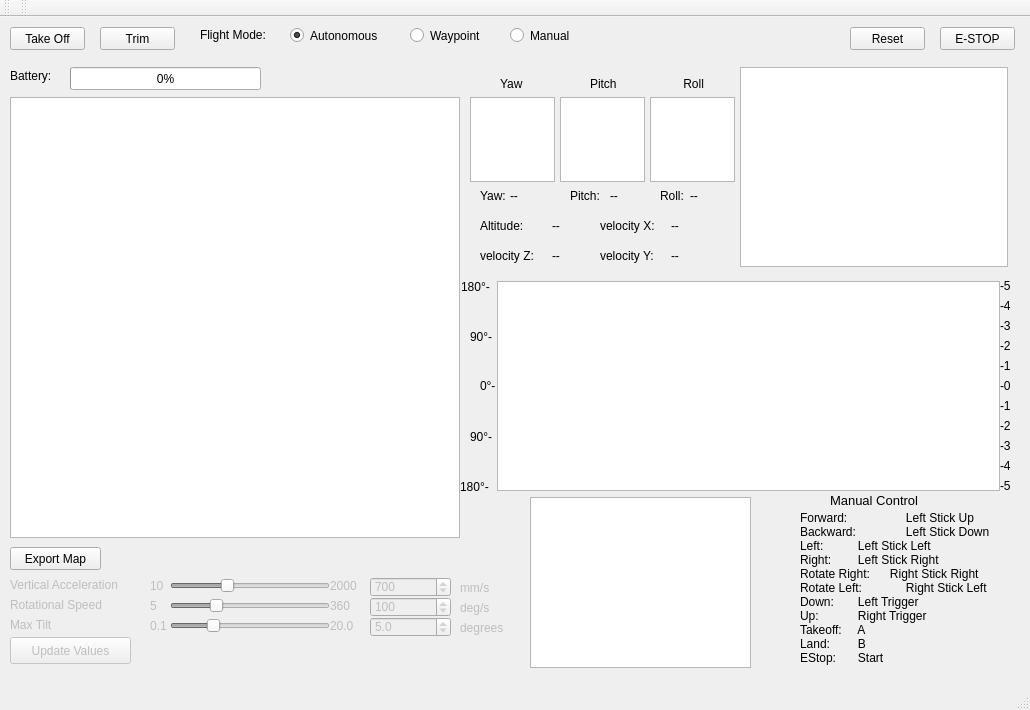
<?xml version="1.0" encoding="UTF-8"?>
<ui version="4.0">
 <class>MainWindow</class>
 <widget class="QMainWindow" name="MainWindow">
  <property name="geometry">
   <rect>
    <x>0</x>
    <y>0</y>
    <width>1030</width>
    <height>710</height>
   </rect>
  </property>
  <property name="windowTitle">
   <string>Drone</string>
  </property>
  <widget class="QWidget" name="centralWidget">
   <widget class="QPushButton" name="pushButton_3">
    <property name="geometry">
     <rect>
      <x>940</x>
      <y>10</y>
      <width>75</width>
      <height>23</height>
     </rect>
    </property>
    <property name="text">
     <string>E-STOP</string>
    </property>
   </widget>
   <widget class="QPushButton" name="pushButton">
    <property name="geometry">
     <rect>
      <x>10</x>
      <y>10</y>
      <width>75</width>
      <height>23</height>
     </rect>
    </property>
    <property name="text">
     <string>Take Off</string>
    </property>
    <property name="checkable">
     <bool>false</bool>
    </property>
    <property name="checked">
     <bool>false</bool>
    </property>
    <property name="autoExclusive">
     <bool>false</bool>
    </property>
    <property name="autoDefault">
     <bool>false</bool>
    </property>
    <property name="default">
     <bool>false</bool>
    </property>
    <property name="flat">
     <bool>false</bool>
    </property>
   </widget>
   <widget class="QRadioButton" name="radAutonomous">
    <property name="geometry">
     <rect>
      <x>290</x>
      <y>10</y>
      <width>111</width>
      <height>17</height>
     </rect>
    </property>
    <property name="text">
     <string>Autonomous</string>
    </property>
    <property name="checked">
     <bool>true</bool>
    </property>
    <attribute name="buttonGroup">
     <string>modeButtonGroup</string>
    </attribute>
   </widget>
   <widget class="QRadioButton" name="radWaypoint">
    <property name="geometry">
     <rect>
      <x>410</x>
      <y>10</y>
      <width>91</width>
      <height>17</height>
     </rect>
    </property>
    <property name="text">
     <string>Waypoint</string>
    </property>
    <attribute name="buttonGroup">
     <string>modeButtonGroup</string>
    </attribute>
   </widget>
   <widget class="QRadioButton" name="radManual">
    <property name="geometry">
     <rect>
      <x>510</x>
      <y>10</y>
      <width>91</width>
      <height>17</height>
     </rect>
    </property>
    <property name="text">
     <string>Manual</string>
    </property>
    <attribute name="buttonGroup">
     <string>modeButtonGroup</string>
    </attribute>
   </widget>
   <widget class="QLabel" name="label_46">
    <property name="geometry">
     <rect>
      <x>200</x>
      <y>10</y>
      <width>81</width>
      <height>16</height>
     </rect>
    </property>
    <property name="text">
     <string>Flight Mode:</string>
    </property>
   </widget>
   <widget class="QPushButton" name="trimPushButton">
    <property name="geometry">
     <rect>
      <x>100</x>
      <y>10</y>
      <width>75</width>
      <height>23</height>
     </rect>
    </property>
    <property name="text">
     <string>Trim</string>
    </property>
    <property name="checkable">
     <bool>false</bool>
    </property>
    <property name="checked">
     <bool>false</bool>
    </property>
    <property name="autoExclusive">
     <bool>false</bool>
    </property>
    <property name="autoDefault">
     <bool>false</bool>
    </property>
    <property name="default">
     <bool>false</bool>
    </property>
    <property name="flat">
     <bool>false</bool>
    </property>
   </widget>
   <widget class="QPushButton" name="resetButton">
    <property name="geometry">
     <rect>
      <x>850</x>
      <y>10</y>
      <width>75</width>
      <height>23</height>
     </rect>
    </property>
    <property name="text">
     <string>Reset</string>
    </property>
   </widget>
   <widget class="QLabel" name="label_176">
    <property name="geometry">
     <rect>
      <x>10</x>
      <y>50</y>
      <width>62</width>
      <height>17</height>
     </rect>
    </property>
    <property name="text">
     <string>Battery:</string>
    </property>
   </widget>
   <widget class="QProgressBar" name="batteryLevel">
    <property name="geometry">
     <rect>
      <x>70</x>
      <y>50</y>
      <width>191</width>
      <height>23</height>
     </rect>
    </property>
    <property name="value">
     <number>0</number>
    </property>
    <property name="textVisible">
     <bool>true</bool>
    </property>
   </widget>
   <widget class="QLabel" name="label_6">
    <property name="enabled">
     <bool>false</bool>
    </property>
    <property name="geometry">
     <rect>
      <x>460</x>
      <y>560</y>
      <width>51</width>
      <height>21</height>
     </rect>
    </property>
    <property name="text">
     <string>mm/s</string>
    </property>
   </widget>
   <widget class="QSlider" name="verticalAccelerationSlider">
    <property name="enabled">
     <bool>false</bool>
    </property>
    <property name="geometry">
     <rect>
      <x>170</x>
      <y>560</y>
      <width>160</width>
      <height>18</height>
     </rect>
    </property>
    <property name="minimum">
     <number>10</number>
    </property>
    <property name="maximum">
     <number>2000</number>
    </property>
    <property name="value">
     <number>700</number>
    </property>
    <property name="orientation">
     <enum>Qt::Horizontal</enum>
    </property>
   </widget>
   <widget class="QLabel" name="label">
    <property name="enabled">
     <bool>false</bool>
    </property>
    <property name="geometry">
     <rect>
      <x>10</x>
      <y>560</y>
      <width>141</width>
      <height>16</height>
     </rect>
    </property>
    <property name="text">
     <string>Vertical Acceleration</string>
    </property>
   </widget>
   <widget class="QLabel" name="label_7">
    <property name="enabled">
     <bool>false</bool>
    </property>
    <property name="geometry">
     <rect>
      <x>460</x>
      <y>580</y>
      <width>46</width>
      <height>21</height>
     </rect>
    </property>
    <property name="text">
     <string>deg/s</string>
    </property>
   </widget>
   <widget class="QPushButton" name="setMaxValues">
    <property name="enabled">
     <bool>false</bool>
    </property>
    <property name="geometry">
     <rect>
      <x>10</x>
      <y>620</y>
      <width>121</width>
      <height>27</height>
     </rect>
    </property>
    <property name="text">
     <string>Update Values</string>
    </property>
   </widget>
   <widget class="QSlider" name="maxTiltSlider">
    <property name="enabled">
     <bool>false</bool>
    </property>
    <property name="geometry">
     <rect>
      <x>170</x>
      <y>600</y>
      <width>160</width>
      <height>18</height>
     </rect>
    </property>
    <property name="minimum">
     <number>1</number>
    </property>
    <property name="maximum">
     <number>200</number>
    </property>
    <property name="value">
     <number>50</number>
    </property>
    <property name="orientation">
     <enum>Qt::Horizontal</enum>
    </property>
   </widget>
   <widget class="QSpinBox" name="spinBox_4">
    <property name="enabled">
     <bool>false</bool>
    </property>
    <property name="geometry">
     <rect>
      <x>370</x>
      <y>580</y>
      <width>81</width>
      <height>20</height>
     </rect>
    </property>
    <property name="minimum">
     <number>5</number>
    </property>
    <property name="maximum">
     <number>360</number>
    </property>
    <property name="value">
     <number>100</number>
    </property>
   </widget>
   <widget class="QLabel" name="label_52">
    <property name="enabled">
     <bool>false</bool>
    </property>
    <property name="geometry">
     <rect>
      <x>150</x>
      <y>600</y>
      <width>21</width>
      <height>17</height>
     </rect>
    </property>
    <property name="text">
     <string>0.1</string>
    </property>
   </widget>
   <widget class="QLabel" name="label_3">
    <property name="enabled">
     <bool>false</bool>
    </property>
    <property name="geometry">
     <rect>
      <x>10</x>
      <y>600</y>
      <width>81</width>
      <height>16</height>
     </rect>
    </property>
    <property name="text">
     <string>Max Tilt</string>
    </property>
   </widget>
   <widget class="QLabel" name="label_8">
    <property name="enabled">
     <bool>false</bool>
    </property>
    <property name="geometry">
     <rect>
      <x>460</x>
      <y>600</y>
      <width>46</width>
      <height>21</height>
     </rect>
    </property>
    <property name="text">
     <string>degrees</string>
    </property>
   </widget>
   <widget class="QLabel" name="label_2">
    <property name="enabled">
     <bool>false</bool>
    </property>
    <property name="geometry">
     <rect>
      <x>10</x>
      <y>580</y>
      <width>121</width>
      <height>16</height>
     </rect>
    </property>
    <property name="text">
     <string>Rotational Speed</string>
    </property>
   </widget>
   <widget class="QLabel" name="label_53">
    <property name="enabled">
     <bool>false</bool>
    </property>
    <property name="geometry">
     <rect>
      <x>330</x>
      <y>580</y>
      <width>31</width>
      <height>17</height>
     </rect>
    </property>
    <property name="text">
     <string>360</string>
    </property>
   </widget>
   <widget class="QSpinBox" name="spinBox">
    <property name="enabled">
     <bool>false</bool>
    </property>
    <property name="geometry">
     <rect>
      <x>370</x>
      <y>560</y>
      <width>81</width>
      <height>20</height>
     </rect>
    </property>
    <property name="minimum">
     <number>10</number>
    </property>
    <property name="maximum">
     <number>2000</number>
    </property>
    <property name="value">
     <number>700</number>
    </property>
   </widget>
   <widget class="QDoubleSpinBox" name="doubleSpinBox_2">
    <property name="enabled">
     <bool>false</bool>
    </property>
    <property name="geometry">
     <rect>
      <x>370</x>
      <y>600</y>
      <width>81</width>
      <height>20</height>
     </rect>
    </property>
    <property name="decimals">
     <number>1</number>
    </property>
    <property name="minimum">
     <double>0.100000000000000</double>
    </property>
    <property name="maximum">
     <double>20.000000000000000</double>
    </property>
    <property name="singleStep">
     <double>0.100000000000000</double>
    </property>
    <property name="value">
     <double>5.000000000000000</double>
    </property>
   </widget>
   <widget class="QLabel" name="label_49">
    <property name="enabled">
     <bool>false</bool>
    </property>
    <property name="geometry">
     <rect>
      <x>150</x>
      <y>560</y>
      <width>21</width>
      <height>17</height>
     </rect>
    </property>
    <property name="text">
     <string>10</string>
    </property>
   </widget>
   <widget class="QLabel" name="label_50">
    <property name="enabled">
     <bool>false</bool>
    </property>
    <property name="geometry">
     <rect>
      <x>330</x>
      <y>560</y>
      <width>41</width>
      <height>17</height>
     </rect>
    </property>
    <property name="text">
     <string>2000</string>
    </property>
   </widget>
   <widget class="QLabel" name="label_54">
    <property name="enabled">
     <bool>false</bool>
    </property>
    <property name="geometry">
     <rect>
      <x>330</x>
      <y>600</y>
      <width>31</width>
      <height>17</height>
     </rect>
    </property>
    <property name="text">
     <string>20.0</string>
    </property>
   </widget>
   <widget class="QLabel" name="label_51">
    <property name="enabled">
     <bool>false</bool>
    </property>
    <property name="geometry">
     <rect>
      <x>150</x>
      <y>580</y>
      <width>16</width>
      <height>17</height>
     </rect>
    </property>
    <property name="text">
     <string>5</string>
    </property>
   </widget>
   <widget class="QSlider" name="rotationalSpeedSlider">
    <property name="enabled">
     <bool>false</bool>
    </property>
    <property name="geometry">
     <rect>
      <x>170</x>
      <y>580</y>
      <width>160</width>
      <height>18</height>
     </rect>
    </property>
    <property name="minimum">
     <number>5</number>
    </property>
    <property name="maximum">
     <number>360</number>
    </property>
    <property name="value">
     <number>100</number>
    </property>
    <property name="orientation">
     <enum>Qt::Horizontal</enum>
    </property>
   </widget>
   <widget class="QGraphicsView" name="graphicsView_5">
    <property name="geometry">
     <rect>
      <x>470</x>
      <y>80</y>
      <width>85</width>
      <height>85</height>
     </rect>
    </property>
   </widget>
   <widget class="QLabel" name="vZ">
    <property name="geometry">
     <rect>
      <x>552</x>
      <y>230</y>
      <width>62</width>
      <height>17</height>
     </rect>
    </property>
    <property name="text">
     <string>--</string>
    </property>
   </widget>
   <widget class="QLabel" name="label_59">
    <property name="geometry">
     <rect>
      <x>600</x>
      <y>230</y>
      <width>71</width>
      <height>17</height>
     </rect>
    </property>
    <property name="text">
     <string>velocity Y:</string>
    </property>
   </widget>
   <widget class="QGraphicsView" name="Map">
    <property name="geometry">
     <rect>
      <x>10</x>
      <y>80</y>
      <width>450</width>
      <height>441</height>
     </rect>
    </property>
    <property name="verticalScrollBarPolicy">
     <enum>Qt::ScrollBarAlwaysOff</enum>
    </property>
    <property name="horizontalScrollBarPolicy">
     <enum>Qt::ScrollBarAlwaysOff</enum>
    </property>
   </widget>
   <widget class="QGraphicsView" name="DownVideo">
    <property name="geometry">
     <rect>
      <x>740</x>
      <y>50</y>
      <width>268</width>
      <height>200</height>
     </rect>
    </property>
    <property name="sizePolicy">
     <sizepolicy hsizetype="Expanding" vsizetype="Expanding">
      <horstretch>0</horstretch>
      <verstretch>0</verstretch>
     </sizepolicy>
    </property>
    <property name="verticalScrollBarPolicy">
     <enum>Qt::ScrollBarAlwaysOff</enum>
    </property>
    <property name="horizontalScrollBarPolicy">
     <enum>Qt::ScrollBarAlwaysOff</enum>
    </property>
   </widget>
   <widget class="QLabel" name="label_57">
    <property name="geometry">
     <rect>
      <x>480</x>
      <y>230</y>
      <width>71</width>
      <height>17</height>
     </rect>
    </property>
    <property name="text">
     <string>velocity Z:</string>
    </property>
   </widget>
   <widget class="QLabel" name="label_17">
    <property name="geometry">
     <rect>
      <x>500</x>
      <y>60</y>
      <width>46</width>
      <height>13</height>
     </rect>
    </property>
    <property name="text">
     <string>Yaw</string>
    </property>
   </widget>
   <widget class="QLabel" name="label_47">
    <property name="geometry">
     <rect>
      <x>660</x>
      <y>170</y>
      <width>62</width>
      <height>17</height>
     </rect>
    </property>
    <property name="text">
     <string>Roll:</string>
    </property>
   </widget>
   <widget class="QLabel" name="label_58">
    <property name="geometry">
     <rect>
      <x>600</x>
      <y>200</y>
      <width>71</width>
      <height>17</height>
     </rect>
    </property>
    <property name="text">
     <string>velocity X:</string>
    </property>
   </widget>
   <widget class="QGraphicsView" name="graphicsView_4">
    <property name="geometry">
     <rect>
      <x>560</x>
      <y>80</y>
      <width>85</width>
      <height>85</height>
     </rect>
    </property>
   </widget>
   <widget class="QLabel" name="label_48">
    <property name="geometry">
     <rect>
      <x>570</x>
      <y>170</y>
      <width>62</width>
      <height>17</height>
     </rect>
    </property>
    <property name="text">
     <string>Pitch:</string>
    </property>
   </widget>
   <widget class="QLabel" name="Altitude">
    <property name="geometry">
     <rect>
      <x>552</x>
      <y>200</y>
      <width>62</width>
      <height>17</height>
     </rect>
    </property>
    <property name="text">
     <string>--</string>
    </property>
   </widget>
   <widget class="QLabel" name="Pitch">
    <property name="geometry">
     <rect>
      <x>610</x>
      <y>170</y>
      <width>62</width>
      <height>17</height>
     </rect>
    </property>
    <property name="text">
     <string>--</string>
    </property>
   </widget>
   <widget class="QLabel" name="vY">
    <property name="geometry">
     <rect>
      <x>671</x>
      <y>230</y>
      <width>62</width>
      <height>17</height>
     </rect>
    </property>
    <property name="text">
     <string>--</string>
    </property>
   </widget>
   <widget class="QLabel" name="label_4">
    <property name="geometry">
     <rect>
      <x>680</x>
      <y>60</y>
      <width>46</width>
      <height>13</height>
     </rect>
    </property>
    <property name="text">
     <string> Roll</string>
    </property>
   </widget>
   <widget class="QGraphicsView" name="graphicsView_3">
    <property name="geometry">
     <rect>
      <x>650</x>
      <y>80</y>
      <width>85</width>
      <height>85</height>
     </rect>
    </property>
   </widget>
   <widget class="QLabel" name="label_5">
    <property name="geometry">
     <rect>
      <x>590</x>
      <y>60</y>
      <width>46</width>
      <height>13</height>
     </rect>
    </property>
    <property name="text">
     <string>Pitch</string>
    </property>
   </widget>
   <widget class="QLabel" name="vX">
    <property name="geometry">
     <rect>
      <x>671</x>
      <y>200</y>
      <width>62</width>
      <height>17</height>
     </rect>
    </property>
    <property name="text">
     <string>--</string>
    </property>
   </widget>
   <widget class="QPushButton" name="exportMap">
    <property name="geometry">
     <rect>
      <x>10</x>
      <y>530</y>
      <width>91</width>
      <height>23</height>
     </rect>
    </property>
    <property name="text">
     <string>Export Map</string>
    </property>
    <property name="checkable">
     <bool>false</bool>
    </property>
    <property name="checked">
     <bool>false</bool>
    </property>
    <property name="autoExclusive">
     <bool>false</bool>
    </property>
    <property name="autoDefault">
     <bool>false</bool>
    </property>
    <property name="default">
     <bool>false</bool>
    </property>
    <property name="flat">
     <bool>false</bool>
    </property>
   </widget>
   <widget class="QLabel" name="Roll">
    <property name="geometry">
     <rect>
      <x>690</x>
      <y>170</y>
      <width>62</width>
      <height>17</height>
     </rect>
    </property>
    <property name="text">
     <string>--</string>
    </property>
   </widget>
   <widget class="QLabel" name="label_56">
    <property name="geometry">
     <rect>
      <x>480</x>
      <y>200</y>
      <width>62</width>
      <height>17</height>
     </rect>
    </property>
    <property name="text">
     <string>Altitude:</string>
    </property>
   </widget>
   <widget class="QLabel" name="Yaw">
    <property name="geometry">
     <rect>
      <x>510</x>
      <y>170</y>
      <width>31</width>
      <height>17</height>
     </rect>
    </property>
    <property name="text">
     <string>--</string>
    </property>
   </widget>
   <widget class="QLabel" name="label_30">
    <property name="geometry">
     <rect>
      <x>480</x>
      <y>170</y>
      <width>62</width>
      <height>17</height>
     </rect>
    </property>
    <property name="text">
     <string>Yaw:</string>
    </property>
   </widget>
   <widget class="QGraphicsView" name="graphicsView">
    <property name="geometry">
     <rect>
      <x>497</x>
      <y>264</y>
      <width>503</width>
      <height>210</height>
     </rect>
    </property>
   </widget>
   <widget class="QLabel" name="label_9">
    <property name="geometry">
     <rect>
      <x>830</x>
      <y>475</y>
      <width>111</width>
      <height>17</height>
     </rect>
    </property>
    <property name="font">
     <font>
      <pointsize>10</pointsize>
     </font>
    </property>
    <property name="text">
     <string>Manual Control</string>
    </property>
   </widget>
   <widget class="QLabel" name="label_10">
    <property name="geometry">
     <rect>
      <x>1000</x>
      <y>360</y>
      <width>21</width>
      <height>17</height>
     </rect>
    </property>
    <property name="text">
     <string>-0</string>
    </property>
   </widget>
   <widget class="QLabel" name="label_11">
    <property name="geometry">
     <rect>
      <x>1000</x>
      <y>340</y>
      <width>21</width>
      <height>17</height>
     </rect>
    </property>
    <property name="text">
     <string>-1</string>
    </property>
   </widget>
   <widget class="QLabel" name="label_12">
    <property name="geometry">
     <rect>
      <x>1000</x>
      <y>320</y>
      <width>21</width>
      <height>17</height>
     </rect>
    </property>
    <property name="text">
     <string>-2</string>
    </property>
   </widget>
   <widget class="QLabel" name="label_13">
    <property name="geometry">
     <rect>
      <x>1000</x>
      <y>300</y>
      <width>21</width>
      <height>17</height>
     </rect>
    </property>
    <property name="text">
     <string>-3</string>
    </property>
   </widget>
   <widget class="QLabel" name="label_14">
    <property name="geometry">
     <rect>
      <x>1000</x>
      <y>280</y>
      <width>21</width>
      <height>17</height>
     </rect>
    </property>
    <property name="text">
     <string>-4</string>
    </property>
   </widget>
   <widget class="QLabel" name="label_15">
    <property name="geometry">
     <rect>
      <x>1000</x>
      <y>260</y>
      <width>21</width>
      <height>17</height>
     </rect>
    </property>
    <property name="text">
     <string>-5</string>
    </property>
   </widget>
   <widget class="QLabel" name="label_16">
    <property name="geometry">
     <rect>
      <x>1000</x>
      <y>460</y>
      <width>21</width>
      <height>17</height>
     </rect>
    </property>
    <property name="text">
     <string>-5</string>
    </property>
   </widget>
   <widget class="QLabel" name="label_18">
    <property name="geometry">
     <rect>
      <x>1000</x>
      <y>440</y>
      <width>21</width>
      <height>17</height>
     </rect>
    </property>
    <property name="text">
     <string>-4</string>
    </property>
   </widget>
   <widget class="QLabel" name="label_19">
    <property name="geometry">
     <rect>
      <x>1000</x>
      <y>420</y>
      <width>21</width>
      <height>17</height>
     </rect>
    </property>
    <property name="text">
     <string>-3</string>
    </property>
   </widget>
   <widget class="QLabel" name="label_20">
    <property name="geometry">
     <rect>
      <x>1000</x>
      <y>400</y>
      <width>21</width>
      <height>17</height>
     </rect>
    </property>
    <property name="text">
     <string>-2</string>
    </property>
   </widget>
   <widget class="QLabel" name="label_22">
    <property name="geometry">
     <rect>
      <x>480</x>
      <y>360</y>
      <width>41</width>
      <height>17</height>
     </rect>
    </property>
    <property name="text">
     <string>0°-</string>
    </property>
   </widget>
   <widget class="QLabel" name="label_21">
    <property name="geometry">
     <rect>
      <x>1000</x>
      <y>380</y>
      <width>21</width>
      <height>17</height>
     </rect>
    </property>
    <property name="text">
     <string>-1</string>
    </property>
   </widget>
   <widget class="QLabel" name="label_24">
    <property name="geometry">
     <rect>
      <x>461</x>
      <y>260</y>
      <width>51</width>
      <height>20</height>
     </rect>
    </property>
    <property name="text">
     <string>180°-</string>
    </property>
   </widget>
   <widget class="QLabel" name="label_25">
    <property name="geometry">
     <rect>
      <x>460</x>
      <y>460</y>
      <width>51</width>
      <height>20</height>
     </rect>
    </property>
    <property name="text">
     <string>180°-</string>
    </property>
   </widget>
   <widget class="QLabel" name="label_26">
    <property name="geometry">
     <rect>
      <x>470</x>
      <y>410</y>
      <width>51</width>
      <height>20</height>
     </rect>
    </property>
    <property name="text">
     <string>90°-</string>
    </property>
   </widget>
   <widget class="QLabel" name="label_27">
    <property name="geometry">
     <rect>
      <x>470</x>
      <y>310</y>
      <width>51</width>
      <height>20</height>
     </rect>
    </property>
    <property name="text">
     <string>90°-</string>
    </property>
   </widget>
   <widget class="QLabel" name="label_23">
    <property name="geometry">
     <rect>
      <x>800</x>
      <y>490</y>
      <width>211</width>
      <height>161</height>
     </rect>
    </property>
    <property name="text">
     <string>Forward: 	   Left Stick Up
Backward:	   Left Stick Down
Left: 	   Left Stick Left
Right:	   Left Stick Right
Rotate Right:      Right Stick Right
Rotate Left: 	   Right Stick Left
Down: 	   Left Trigger
Up: 	   Right Trigger
Takeoff: 	   A
Land: 	   B
EStop: 	   Start</string>
    </property>
   </widget>
   <widget class="QGraphicsView" name="manualControlView">
    <property name="geometry">
     <rect>
      <x>530</x>
      <y>480</y>
      <width>221</width>
      <height>171</height>
     </rect>
    </property>
    <property name="verticalScrollBarPolicy">
     <enum>Qt::ScrollBarAlwaysOff</enum>
    </property>
    <property name="horizontalScrollBarPolicy">
     <enum>Qt::ScrollBarAlwaysOff</enum>
    </property>
   </widget>
  </widget>
  <widget class="QMenuBar" name="menuBar">
   <property name="geometry">
    <rect>
     <x>0</x>
     <y>0</y>
     <width>1030</width>
     <height>19</height>
    </rect>
   </property>
  </widget>
  <widget class="QToolBar" name="mainToolBar">
   <attribute name="toolBarArea">
    <enum>TopToolBarArea</enum>
   </attribute>
   <attribute name="toolBarBreak">
    <bool>false</bool>
   </attribute>
  </widget>
  <widget class="QStatusBar" name="statusBar"/>
  <widget class="QToolBar" name="toolBar">
   <property name="windowTitle">
    <string>toolBar</string>
   </property>
   <attribute name="toolBarArea">
    <enum>TopToolBarArea</enum>
   </attribute>
   <attribute name="toolBarBreak">
    <bool>false</bool>
   </attribute>
  </widget>
 </widget>
 <layoutdefault spacing="6" margin="11"/>
 <resources>
  <include location="ui.qrc"/>
 </resources>
 <connections>
  <connection>
   <sender>verticalAccelerationSlider</sender>
   <signal>valueChanged(int)</signal>
   <receiver>spinBox</receiver>
   <slot>setValue(int)</slot>
   <hints>
    <hint type="sourcelabel">
     <x>326</x>
     <y>616</y>
    </hint>
    <hint type="destinationlabel">
     <x>432</x>
     <y>614</y>
    </hint>
   </hints>
  </connection>
  <connection>
   <sender>rotationalSpeedSlider</sender>
   <signal>valueChanged(int)</signal>
   <receiver>spinBox_4</receiver>
   <slot>setValue(int)</slot>
   <hints>
    <hint type="sourcelabel">
     <x>336</x>
     <y>645</y>
    </hint>
    <hint type="destinationlabel">
     <x>419</x>
     <y>650</y>
    </hint>
   </hints>
  </connection>
  <connection>
   <sender>spinBox_4</sender>
   <signal>valueChanged(int)</signal>
   <receiver>rotationalSpeedSlider</receiver>
   <slot>setValue(int)</slot>
   <hints>
    <hint type="sourcelabel">
     <x>417</x>
     <y>643</y>
    </hint>
    <hint type="destinationlabel">
     <x>329</x>
     <y>647</y>
    </hint>
   </hints>
  </connection>
  <connection>
   <sender>spinBox</sender>
   <signal>valueChanged(int)</signal>
   <receiver>verticalAccelerationSlider</receiver>
   <slot>setValue(int)</slot>
   <hints>
    <hint type="sourcelabel">
     <x>420</x>
     <y>626</y>
    </hint>
    <hint type="destinationlabel">
     <x>318</x>
     <y>616</y>
    </hint>
   </hints>
  </connection>
 </connections>
 <buttongroups>
  <buttongroup name="modeButtonGroup"/>
 </buttongroups>
</ui>
